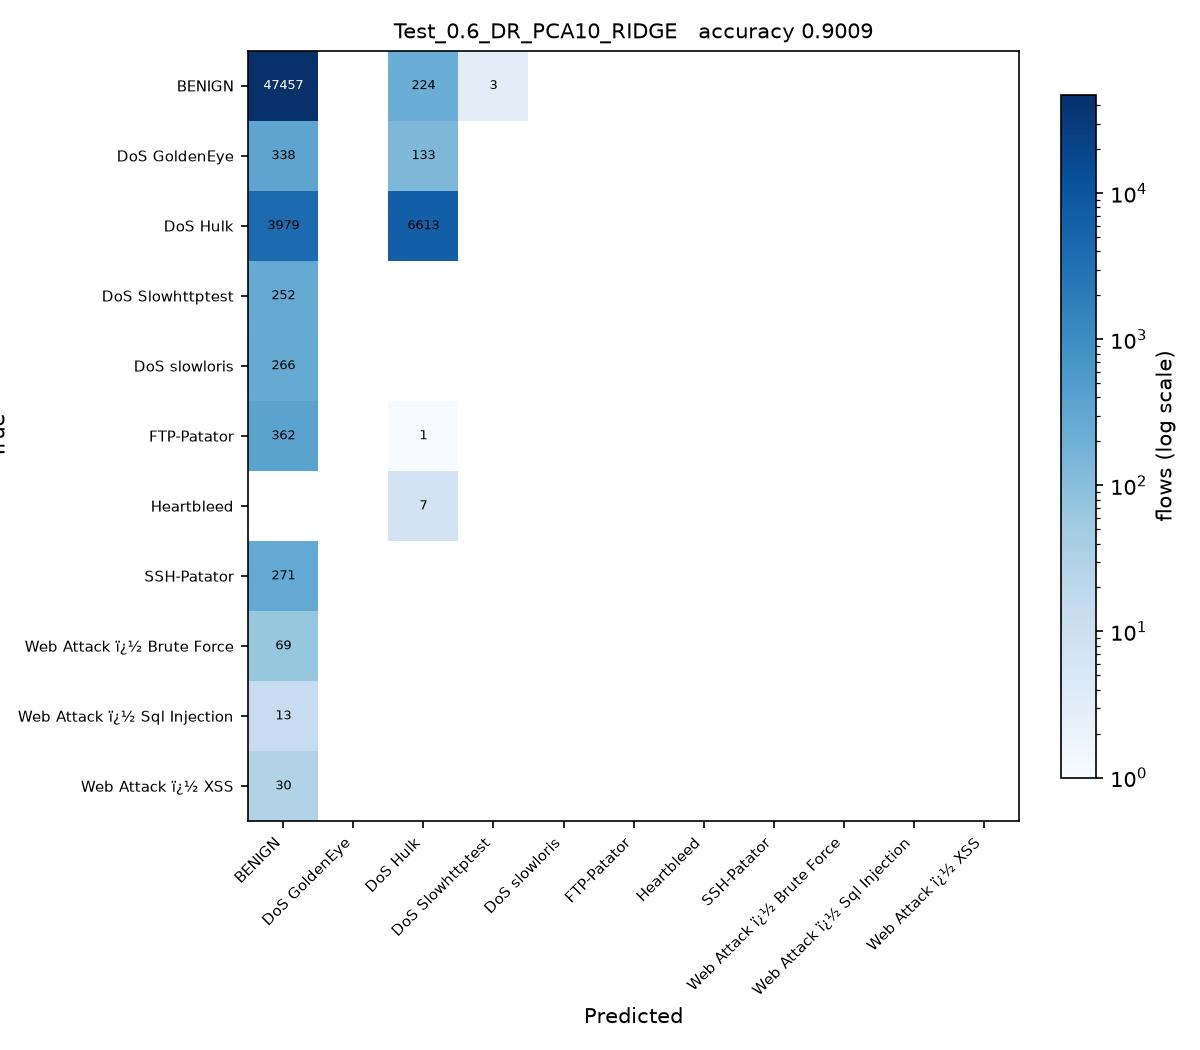

Write the Python code that produced this figure.
# Test_0.6_DR_PCA10_RIDGE.py
#
# Test size 0.6  |  PCA, 10 components  |  Ridge Regression -> RidgeClassifier (sheet #3)
#
# This is SGDC_60_40.py with the changes marked CHANGE below and nothing else.
#
# Sheet entry 3 is Ridge(alpha=1.0), a regressor. RidgeClassifier is the
# same L2-penalised model fitted for classification. alpha is kept at 1.0.

import os
from pathlib import Path

# CHANGE 1: run from the project folder, so the CSV names below resolve, and
# read them as latin-1. The Web Attack labels contain byte 0x96, which the
# default utf-8 decoder rejects with UnicodeDecodeError.
os.chdir(Path(__file__).resolve().parent.parent)
import numpy as np
import pandas as pd

df1 = pd.read_csv(r'C:\Users\Karthika\OneDrive\Desktop\ACN_PCA_75_Runs\Scripts\Tuesday-WorkingHours.pcap_ISCX (1).csv', low_memory=True, encoding='latin-1')
df2 = pd.read_csv(r'C:\Users\Karthika\OneDrive\Desktop\ACN_PCA_75_Runs\Scripts\Wednesday-workingHours.pcap_ISCX.csv', low_memory=True, encoding='latin-1')
df3 = pd.read_csv(r'C:\Users\Karthika\OneDrive\Desktop\ACN_PCA_75_Runs\Scripts\Thursday-WorkingHours-Morning-WebAttacks.pcap_ISCX.csv', low_memory=True, encoding='latin-1')

dataset = pd.concat([df1, df2, df3], ignore_index=True)

dataset.columns = dataset.columns.str.strip()

# CHANGE 2: a stratified sample of 100000 flows, the same for every run.
# The full three captures hold about 1.3 million flows, which makes 75 runs
# impractical. At least 50 flows of every class are kept.
label = dataset.columns[-1]
dataset = pd.concat(
    [g.sample(n=min(len(g), max(50, round(100000 * len(g) / len(dataset)))), random_state=0)
     for _, g in dataset.groupby(label)],
    ignore_index=True
)

X = dataset.iloc[:, :-1]
y = dataset.iloc[:, -1]

X = X.apply(pd.to_numeric, errors='coerce')

X.replace([np.inf, -np.inf], np.nan, inplace=True)

from sklearn.impute import SimpleImputer

imputer = SimpleImputer(missing_values=np.nan, strategy='mean')
X = imputer.fit_transform(X)

from sklearn.preprocessing import LabelEncoder

labelencoder_y = LabelEncoder()
y = labelencoder_y.fit_transform(y)

from sklearn.model_selection import train_test_split

X_train, X_test, y_train, y_test = train_test_split(
    X,
    y,
    test_size=0.6,   # CHANGE 3: test size
    random_state=0,
    stratify=y
)

# CHANGE 4: PCA, from PCA_LDA_KErnel_PCA_CODE.pdf (fitted on training data only).
# PCA follows the directions of largest variance, so the features have to be on
# a common scale first, otherwise the components just track whichever column has
# the biggest units. The scaler is fitted on the training split only.
from sklearn.preprocessing import StandardScaler
from sklearn.decomposition import PCA

scaler = StandardScaler()
X_train = scaler.fit_transform(X_train)
X_test = scaler.transform(X_test)

pca = PCA(n_components=10)
X_train = pca.fit_transform(X_train)          # no labels: PCA is unsupervised
X_test = pca.transform(X_test)
print("\nVariance explained by 10 components : {:.4f}".format(pca.explained_variance_ratio_.sum()))

# CHANGE 5: Ridge Regression -> RidgeClassifier (sheet #3) in place of SGDClassifier
from sklearn.linear_model import RidgeClassifier

classifier = RidgeClassifier(
    alpha=1.0,
    random_state=0
)

classifier.fit(X_train, y_train)

y_pred = classifier.predict(X_test) 

from sklearn.metrics import confusion_matrix
from sklearn.metrics import accuracy_score
from sklearn.metrics import precision_score
from sklearn.metrics import recall_score
from sklearn.metrics import f1_score
from sklearn.metrics import classification_report

cm = confusion_matrix(y_test, y_pred)

print("Confusion Matrix:\n")
print(cm)

print("\nAccuracy : {:.4f}".format(accuracy_score(y_test, y_pred)))
print("\nPrecision : {:.4f}".format(precision_score(y_test, y_pred, average='weighted')))
print("\nRecall : {:.4f}".format(recall_score(y_test, y_pred, average='weighted')))
print("\nF1 Score : {:.4f}".format(f1_score(y_test, y_pred, average='weighted')))

print("\nClassification Report:\n")
print(classification_report(y_test, y_pred))
# CHANGE 6: save the confusion matrix as Test_0.6_DR_PCA10_RIDGE.jpg and record the result
import matplotlib
matplotlib.use('Agg')
import matplotlib.pyplot as plt
from matplotlib.colors import LogNorm

here = Path(__file__).resolve().parent
names = [str(c) for c in labelencoder_y.classes_]
fig, ax = plt.subplots(figsize=(8, 7))
im = ax.imshow(cm, cmap='Blues', norm=LogNorm(vmin=1))
ax.set_xticks(range(len(names)), names, rotation=45, ha='right', fontsize=7)
ax.set_yticks(range(len(names)), names, fontsize=7)
ax.set_xlabel('Predicted')
ax.set_ylabel('True')
ax.set_title('Test_0.6_DR_PCA10_RIDGE   accuracy {:.4f}'.format(accuracy_score(y_test, y_pred)), fontsize=10)
for i in range(cm.shape[0]):
    for j in range(cm.shape[1]):
        if cm[i, j]:
            ax.text(j, i, cm[i, j], ha='center', va='center', fontsize=6,
                    color='white' if cm[i, j] > cm.max() / 3 else 'black')
fig.colorbar(im, ax=ax, fraction=0.04, label='flows (log scale)')
fig.tight_layout()
fig.savefig(here / 'Test_0.6_DR_PCA10_RIDGE.jpg', dpi=150)
plt.close(fig)

row = pd.DataFrame([{
    'Test': 0.6, 'DR': 'PCA10', 'Clas': 'RIDGE',
    'Acc': round(accuracy_score(y_test, y_pred), 4),
    'Pre': round(precision_score(y_test, y_pred, average='weighted', zero_division=0), 4),
    'Rec': round(recall_score(y_test, y_pred, average='weighted', zero_division=0), 4),
    'F1': round(f1_score(y_test, y_pred, average='weighted', zero_division=0), 4),
    'script': 'Test_0.6_DR_PCA10_RIDGE',
}])
out = here.parent / 'results' / '75_runs.csv'
out.parent.mkdir(exist_ok=True)
if out.exists():
    old = pd.read_csv(out)
    ro
